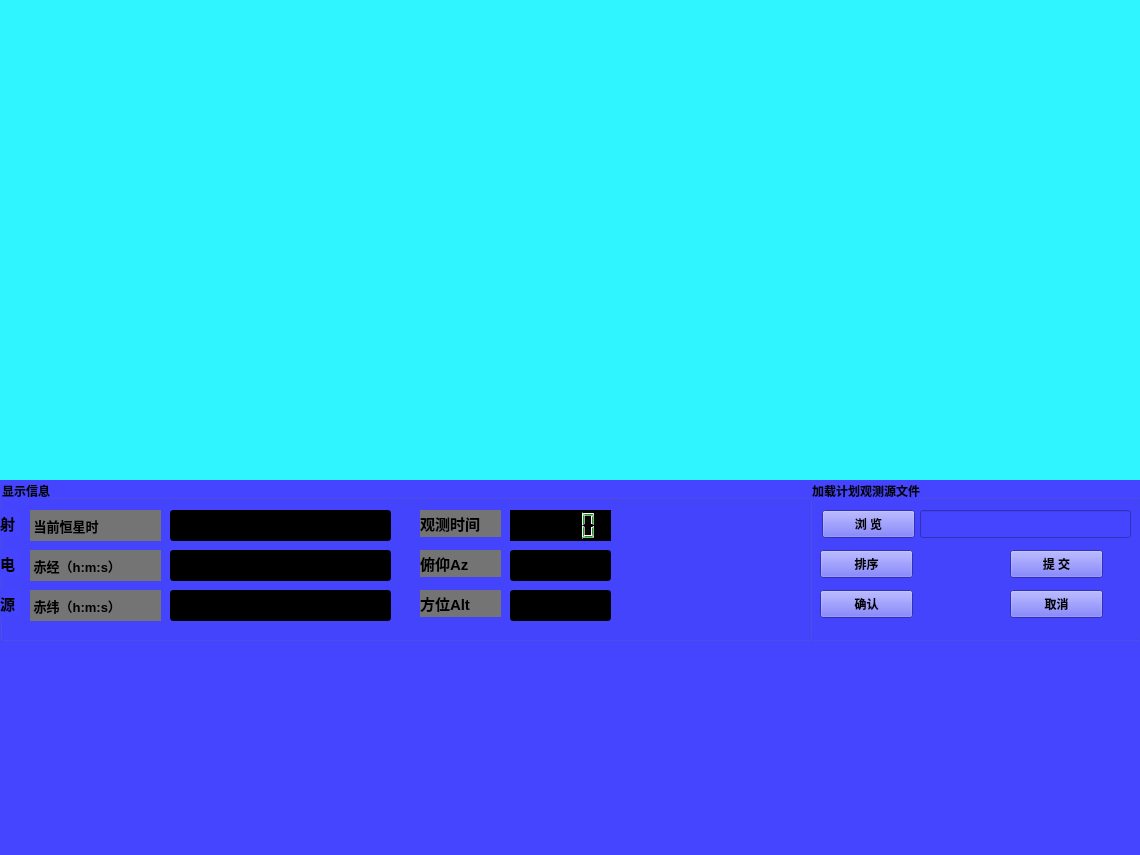
<?xml version="1.0" encoding="UTF-8"?>
<ui version="4.0">
 <class>MainWindow</class>
 <widget class="QMainWindow" name="MainWindow">
  <property name="geometry">
   <rect>
    <x>0</x>
    <y>0</y>
    <width>1140</width>
    <height>855</height>
   </rect>
  </property>
  <property name="windowTitle">
   <string>MainWindow</string>
  </property>
  <property name="styleSheet">
   <string notr="true">background-color: rgb(69, 69, 255);</string>
  </property>
  <widget class="QWidget" name="centralwidget">
   <widget class="QWidget" name="widget_graphics" native="true">
    <property name="geometry">
     <rect>
      <x>-10</x>
      <y>0</y>
      <width>1151</width>
      <height>481</height>
     </rect>
    </property>
    <property name="sizePolicy">
     <sizepolicy hsizetype="Expanding" vsizetype="Preferred">
      <horstretch>0</horstretch>
      <verstretch>0</verstretch>
     </sizepolicy>
    </property>
    <property name="minimumSize">
     <size>
      <width>300</width>
      <height>300</height>
     </size>
    </property>
    <property name="font">
     <font>
      <family>Agency FB</family>
      <pointsize>11</pointsize>
     </font>
    </property>
    <property name="styleSheet">
     <string notr="true">background-color: rgb(46, 245, 255);</string>
    </property>
   </widget>
   <widget class="QGroupBox" name="groupBox_1">
    <property name="geometry">
     <rect>
      <x>0</x>
      <y>480</y>
      <width>811</width>
      <height>161</height>
     </rect>
    </property>
    <property name="font">
     <font>
      <weight>75</weight>
      <bold>true</bold>
     </font>
    </property>
    <property name="title">
     <string>显示信息</string>
    </property>
    <widget class="QLineEdit" name="lineEdit_2">
     <property name="geometry">
      <rect>
       <x>170</x>
       <y>70</y>
       <width>221</width>
       <height>31</height>
      </rect>
     </property>
     <property name="font">
      <font>
       <pointsize>12</pointsize>
       <weight>75</weight>
       <bold>true</bold>
      </font>
     </property>
     <property name="styleSheet">
      <string notr="true">color: rgb(0, 170, 0);
background-color: rgb(0, 0, 0);</string>
     </property>
    </widget>
    <widget class="QLineEdit" name="lineEdit_1">
     <property name="geometry">
      <rect>
       <x>170</x>
       <y>30</y>
       <width>221</width>
       <height>31</height>
      </rect>
     </property>
     <property name="font">
      <font>
       <pointsize>12</pointsize>
       <weight>75</weight>
       <bold>true</bold>
      </font>
     </property>
     <property name="styleSheet">
      <string notr="true">color: rgb(0, 170, 0);
background-color: rgb(0, 0, 0);</string>
     </property>
    </widget>
    <widget class="QLabel" name="label_6">
     <property name="geometry">
      <rect>
       <x>30</x>
       <y>70</y>
       <width>131</width>
       <height>31</height>
      </rect>
     </property>
     <property name="font">
      <font>
       <pointsize>10</pointsize>
       <weight>75</weight>
       <bold>true</bold>
      </font>
     </property>
     <property name="styleSheet">
      <string notr="true">background-color: rgb(116, 116, 116);</string>
     </property>
     <property name="text">
      <string> 赤经（h:m:s）</string>
     </property>
    </widget>
    <widget class="QLabel" name="label_7">
     <property name="geometry">
      <rect>
       <x>30</x>
       <y>110</y>
       <width>131</width>
       <height>31</height>
      </rect>
     </property>
     <property name="font">
      <font>
       <pointsize>10</pointsize>
       <weight>75</weight>
       <bold>true</bold>
      </font>
     </property>
     <property name="styleSheet">
      <string notr="true">background-color: rgb(116, 116, 116);</string>
     </property>
     <property name="text">
      <string> 赤纬（h:m:s）</string>
     </property>
    </widget>
    <widget class="QLabel" name="label_4">
     <property name="geometry">
      <rect>
       <x>0</x>
       <y>70</y>
       <width>21</width>
       <height>27</height>
      </rect>
     </property>
     <property name="sizePolicy">
      <sizepolicy hsizetype="Preferred" vsizetype="Preferred">
       <horstretch>1</horstretch>
       <verstretch>0</verstretch>
      </sizepolicy>
     </property>
     <property name="font">
      <font>
       <pointsize>11</pointsize>
       <weight>75</weight>
       <bold>true</bold>
      </font>
     </property>
     <property name="styleSheet">
      <string notr="true"/>
     </property>
     <property name="text">
      <string>电</string>
     </property>
    </widget>
    <widget class="QLabel" name="label_5">
     <property name="geometry">
      <rect>
       <x>0</x>
       <y>110</y>
       <width>21</width>
       <height>27</height>
      </rect>
     </property>
     <property name="sizePolicy">
      <sizepolicy hsizetype="Preferred" vsizetype="Preferred">
       <horstretch>1</horstretch>
       <verstretch>0</verstretch>
      </sizepolicy>
     </property>
     <property name="font">
      <font>
       <pointsize>11</pointsize>
       <weight>75</weight>
       <bold>true</bold>
      </font>
     </property>
     <property name="styleSheet">
      <string notr="true"/>
     </property>
     <property name="text">
      <string>源</string>
     </property>
    </widget>
    <widget class="QLabel" name="label_1">
     <property name="geometry">
      <rect>
       <x>30</x>
       <y>30</y>
       <width>131</width>
       <height>31</height>
      </rect>
     </property>
     <property name="font">
      <font>
       <pointsize>10</pointsize>
       <weight>75</weight>
       <bold>true</bold>
      </font>
     </property>
     <property name="styleSheet">
      <string notr="true">background-color: rgb(116, 116, 116);</string>
     </property>
     <property name="text">
      <string> 当前恒星时</string>
     </property>
    </widget>
    <widget class="QLabel" name="label_3">
     <property name="geometry">
      <rect>
       <x>0</x>
       <y>30</y>
       <width>21</width>
       <height>27</height>
      </rect>
     </property>
     <property name="sizePolicy">
      <sizepolicy hsizetype="Preferred" vsizetype="Preferred">
       <horstretch>1</horstretch>
       <verstretch>0</verstretch>
      </sizepolicy>
     </property>
     <property name="font">
      <font>
       <pointsize>11</pointsize>
       <weight>75</weight>
       <bold>true</bold>
      </font>
     </property>
     <property name="styleSheet">
      <string notr="true"/>
     </property>
     <property name="text">
      <string>射</string>
     </property>
    </widget>
    <widget class="QLineEdit" name="lineEdit_3">
     <property name="geometry">
      <rect>
       <x>170</x>
       <y>110</y>
       <width>221</width>
       <height>31</height>
      </rect>
     </property>
     <property name="font">
      <font>
       <pointsize>12</pointsize>
       <weight>75</weight>
       <bold>true</bold>
      </font>
     </property>
     <property name="styleSheet">
      <string notr="true">color: rgb(0, 170, 0);
background-color: rgb(0, 0, 0);</string>
     </property>
    </widget>
    <widget class="QLineEdit" name="lineEdit_4">
     <property name="geometry">
      <rect>
       <x>510</x>
       <y>70</y>
       <width>101</width>
       <height>31</height>
      </rect>
     </property>
     <property name="font">
      <font>
       <pointsize>12</pointsize>
       <weight>75</weight>
       <bold>true</bold>
      </font>
     </property>
     <property name="styleSheet">
      <string notr="true">color: rgb(0, 170, 0);
background-color: rgb(0, 0, 0);</string>
     </property>
    </widget>
    <widget class="QLineEdit" name="lineEdit_5">
     <property name="geometry">
      <rect>
       <x>510</x>
       <y>110</y>
       <width>101</width>
       <height>31</height>
      </rect>
     </property>
     <property name="font">
      <font>
       <pointsize>12</pointsize>
       <weight>75</weight>
       <bold>true</bold>
      </font>
     </property>
     <property name="styleSheet">
      <string notr="true">color: rgb(0, 170, 0);
background-color: rgb(0, 0, 0);</string>
     </property>
    </widget>
    <widget class="QLabel" name="label_9">
     <property name="geometry">
      <rect>
       <x>420</x>
       <y>110</y>
       <width>81</width>
       <height>27</height>
      </rect>
     </property>
     <property name="sizePolicy">
      <sizepolicy hsizetype="Preferred" vsizetype="Preferred">
       <horstretch>1</horstretch>
       <verstretch>0</verstretch>
      </sizepolicy>
     </property>
     <property name="font">
      <font>
       <pointsize>11</pointsize>
       <weight>75</weight>
       <bold>true</bold>
      </font>
     </property>
     <property name="styleSheet">
      <string notr="true">background-color: rgb(116, 116, 116);
</string>
     </property>
     <property name="text">
      <string>方位Alt</string>
     </property>
    </widget>
    <widget class="QLabel" name="label_2">
     <property name="geometry">
      <rect>
       <x>420</x>
       <y>30</y>
       <width>81</width>
       <height>27</height>
      </rect>
     </property>
     <property name="sizePolicy">
      <sizepolicy hsizetype="Preferred" vsizetype="Preferred">
       <horstretch>1</horstretch>
       <verstretch>0</verstretch>
      </sizepolicy>
     </property>
     <property name="font">
      <font>
       <pointsize>11</pointsize>
       <weight>75</weight>
       <bold>true</bold>
      </font>
     </property>
     <property name="styleSheet">
      <string notr="true">background-color: rgb(116, 116, 116);
</string>
     </property>
     <property name="text">
      <string>观测时间</string>
     </property>
    </widget>
    <widget class="QLCDNumber" name="lcd_remaining_time_2">
     <property name="geometry">
      <rect>
       <x>510</x>
       <y>30</y>
       <width>101</width>
       <height>31</height>
      </rect>
     </property>
     <property name="sizePolicy">
      <sizepolicy hsizetype="Preferred" vsizetype="Preferred">
       <horstretch>0</horstretch>
       <verstretch>0</verstretch>
      </sizepolicy>
     </property>
     <property name="font">
      <font>
       <pointsize>9</pointsize>
       <weight>75</weight>
       <bold>true</bold>
      </font>
     </property>
     <property name="styleSheet">
      <string notr="true">color: rgb(0, 170, 0);
background-color: rgb(0, 0, 0);</string>
     </property>
     <property name="smallDecimalPoint">
      <bool>false</bool>
     </property>
    </widget>
    <widget class="QLabel" name="label_8">
     <property name="geometry">
      <rect>
       <x>420</x>
       <y>70</y>
       <width>81</width>
       <height>27</height>
      </rect>
     </property>
     <property name="sizePolicy">
      <sizepolicy hsizetype="Preferred" vsizetype="Preferred">
       <horstretch>1</horstretch>
       <verstretch>0</verstretch>
      </sizepolicy>
     </property>
     <property name="font">
      <font>
       <pointsize>11</pointsize>
       <weight>75</weight>
       <bold>true</bold>
      </font>
     </property>
     <property name="styleSheet">
      <string notr="true">background-color: rgb(116, 116, 116);
</string>
     </property>
     <property name="text">
      <string>俯仰Az</string>
     </property>
    </widget>
   </widget>
   <widget class="QGroupBox" name="groupBox_2">
    <property name="geometry">
     <rect>
      <x>810</x>
      <y>480</y>
      <width>331</width>
      <height>161</height>
     </rect>
    </property>
    <property name="sizePolicy">
     <sizepolicy hsizetype="Expanding" vsizetype="Fixed">
      <horstretch>0</horstretch>
      <verstretch>0</verstretch>
     </sizepolicy>
    </property>
    <property name="font">
     <font>
      <weight>75</weight>
      <bold>true</bold>
     </font>
    </property>
    <property name="title">
     <string>加载计划观测源文件</string>
    </property>
    <widget class="QPushButton" name="pushButton_browse_src">
     <property name="geometry">
      <rect>
       <x>12</x>
       <y>30</y>
       <width>93</width>
       <height>28</height>
      </rect>
     </property>
     <property name="sizePolicy">
      <sizepolicy hsizetype="Fixed" vsizetype="Fixed">
       <horstretch>0</horstretch>
       <verstretch>0</verstretch>
      </sizepolicy>
     </property>
     <property name="font">
      <font>
       <weight>75</weight>
       <bold>true</bold>
      </font>
     </property>
     <property name="text">
      <string>浏 览</string>
     </property>
    </widget>
    <widget class="QPushButton" name="pb_load_sourceFile_submit">
     <property name="geometry">
      <rect>
       <x>200</x>
       <y>70</y>
       <width>93</width>
       <height>28</height>
      </rect>
     </property>
     <property name="font">
      <font>
       <weight>75</weight>
       <bold>true</bold>
      </font>
     </property>
     <property name="text">
      <string>提 交</string>
     </property>
    </widget>
    <widget class="QLineEdit" name="lineEdit_source_path">
     <property name="geometry">
      <rect>
       <x>110</x>
       <y>30</y>
       <width>211</width>
       <height>28</height>
      </rect>
     </property>
     <property name="minimumSize">
      <size>
       <width>100</width>
       <height>20</height>
      </size>
     </property>
     <property name="autoFillBackground">
      <bool>false</bool>
     </property>
     <property name="text">
      <string/>
     </property>
    </widget>
    <widget class="QPushButton" name="pb_load_sourceFile_order">
     <property name="geometry">
      <rect>
       <x>10</x>
       <y>70</y>
       <width>93</width>
       <height>28</height>
      </rect>
     </property>
     <property name="font">
      <font>
       <weight>75</weight>
       <bold>true</bold>
      </font>
     </property>
     <property name="text">
      <string>排序</string>
     </property>
    </widget>
    <widget class="QPushButton" name="pb_load_sourceFile_sure">
     <property name="geometry">
      <rect>
       <x>10</x>
       <y>110</y>
       <width>93</width>
       <height>28</height>
      </rect>
     </property>
     <property name="font">
      <font>
       <weight>75</weight>
       <bold>true</bold>
      </font>
     </property>
     <property name="text">
      <string>确认</string>
     </property>
    </widget>
    <widget class="QPushButton" name="pb_load_sourceFile_cancel">
     <property name="geometry">
      <rect>
       <x>200</x>
       <y>110</y>
       <width>93</width>
       <height>28</height>
      </rect>
     </property>
     <property name="font">
      <font>
       <weight>75</weight>
       <bold>true</bold>
      </font>
     </property>
     <property name="text">
      <string>取消</string>
     </property>
    </widget>
   </widget>
  </widget>
  <widget class="QMenuBar" name="menubar">
   <property name="geometry">
    <rect>
     <x>0</x>
     <y>0</y>
     <width>1140</width>
     <height>26</height>
    </rect>
   </property>
  </widget>
  <widget class="QStatusBar" name="statusbar"/>
 </widget>
 <resources/>
 <connections/>
</ui>
